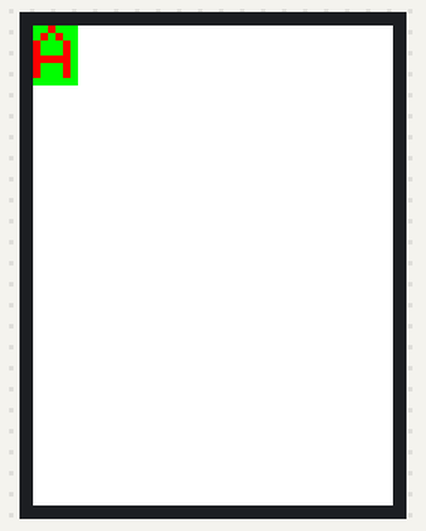
The sketch below on a simulated ESP32. Parts: 240×320 colour display.

Above: at 0.3 s.

The sketch:

Display.ino
```cpp
#include "TFT_eSPI.h"
TFT_eSPI tft;

void setup() {
    unsigned int x, y;
    char c;
    byte sz;

    x = 0;
    y = 0;
    c = 'A';
    sz = 5;

    tft.begin();
    tft.fillScreen(TFT_WHITE);
    tft.drawChar(x,  y,  c,  TFT_RED,  TFT_GREEN, sz);
}

void loop() {}
```
